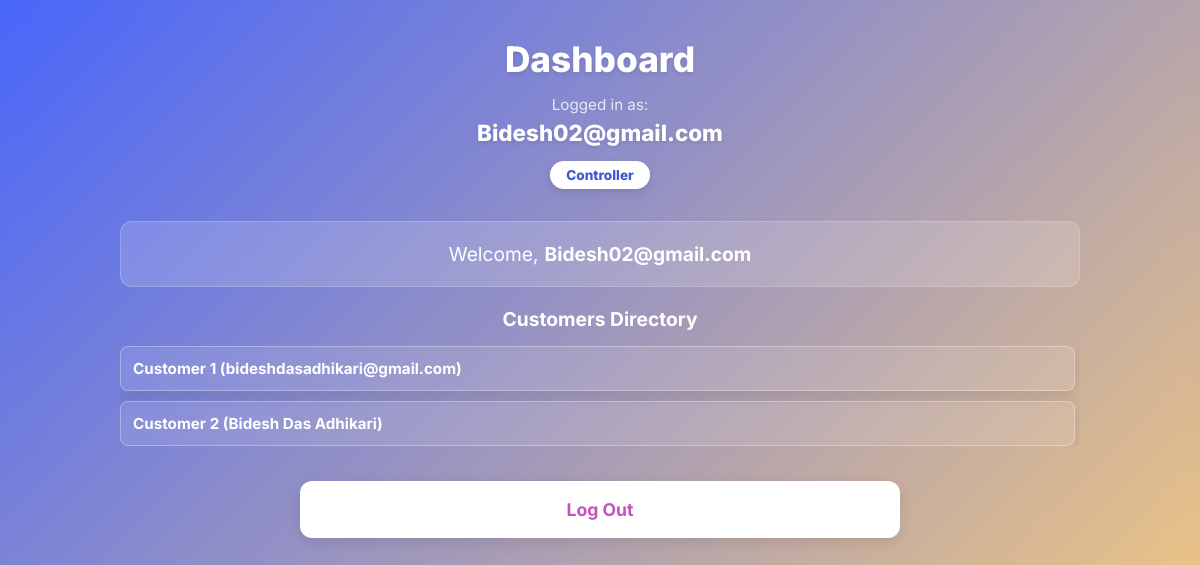
Before: / (signed in) with the older database file.
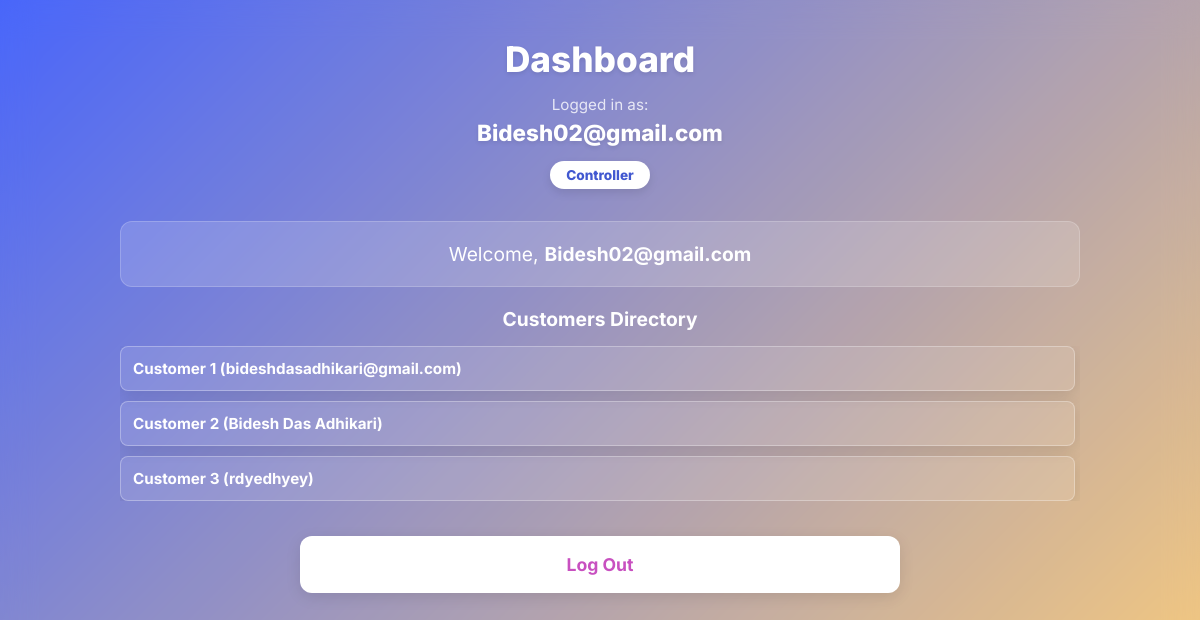
After: the same page with the newer database file.
### accounts/models.py (models this page shows, shortened)
class CustomUser(AbstractUser):
    class Role(models.TextChoices):
        CONTROLLER = 'CONTROLLER', 'Controller'
        CUSTOMER = 'CUSTOMER', 'Customer'
    username = None  # Use email as the unique identifier
    email = models.EmailField(unique=True)
    role = models.CharField(max_length=20, choices=Role.choices, default=Role.CUSTOMER)
    name = models.CharField(max_length=255, blank=True, null=True)
    age = models.PositiveIntegerField(blank=True, null=True)
    GENDER_CHOICES = [
        ('M', 'Male'),
        ('F', 'Female'),
        ('O', 'Other')
    ]
    gender = models.CharField(max_length=1, choices=GENDER_CHOICES, blank=True, null=True)
    phone_regex = RegexValidator(
        regex=r'^\+?1?\d{9,15}$',
        message="Phone number must be entered in the format: '+999999999'. Up to 15 digits allowed."
    )
    phone_number = models.CharField(validators=[phone_regex], max_length=17, blank=True, null=True)
    date_of_birth = models.DateField(blank=True, null=True)
    USERNAME_FIELD = 'email'
    REQUIRED_FIELDS = []
    objects = CustomUserManager()

### accounts/views.py (the view)
# urls.py: path('', views.HomeView.as_view(), name='home'),
class HomeView(LoginRequiredMixin, TemplateView):
    template_name = 'accounts/home.html'
    login_url = 'login'
    def get_context_data(self, **kwargs):
        context = super().get_context_data(**kwargs)
        if self.request.user.is_authenticated:
            if self.request.user.role == CustomUser.Role.CONTROLLER:
                context['customers'] = CustomUser.objects.filter(role=CustomUser.Role.CUSTOMER).prefetch_related('issues')
            elif self.request.user.role == CustomUser.Role.CUSTOMER:
                context['issue_form'] = IssueForm()
                context['my_issues'] = self.request.user.issues.all().order_by('-created_at')
        return context

### accounts/templates/accounts/home.html (shortened to what this page needs)
{% extends 'accounts/base.html' %}
{% block content %}
    <h2>Dashboard</h2>
    <div style="text-align: center; margin-bottom: 2rem;">
        <div style="font-size: 0.95rem; color: rgba(255,255,255,0.8);">Logged in as:</div>
        <div style="font-size: 1.4rem; font-weight: 800; margin-top: 5px; text-shadow: 0 2px 4px rgba(0,0,0,0.1);">{{ user.email }}</div>
        <div style="display: inline-block; padding: 6px 16px; background: #ffffff; color: #4158D0; border-radius: 20px; font-size: 0.85rem; font-weight: 800; margin-top: 15px; box-shadow: 0 4px 10px rgba(0,0,0,0.1);">
            {{ user.get_role_display }}
        </div>
    </div>
    {% if user.role == 'CUSTOMER' %}
        <div class="glass-card">
            <p><strong>Name:</strong> <span>{{ user.name|default:"N/A" }}</span></p>
            <p><strong>Age:</strong> <span>{{ user.age }}</span></p>
            <p><strong>Gender:</strong> <span>{{ user.get_gender_display }}</span></p>
            <p><strong>Phone:</strong> <span>{{ user.phone_number }}</span></p>
            <p><strong>DOB:</strong> <span>{{ user.date_of_birth }}</span></p>
        </div>
        <h3 style="margin-top: 20px; margin-bottom: 15px; font-size: 1.2rem; text-align: center;">My Issues</h3>
        <div style="background: rgba(255,255,255,0.05); padding: 15px; border-radius: 12px; margin-bottom: 20px;">
            <form method="post" action="{% url 'submit_issue' %}">
                {% csrf_token %}
                {{ issue_form.as_p }}
                <button type="submit" style="padding: 10px 20px; font-size: 1rem; width: 100%; margin-top: 10px;">Submit Issue</button>
            </form>
        </div>
        <div style="display: flex; flex-direction: column; gap: 10px; max-height: 200px; overflow-y: auto; padding-right: 5px; margin-bottom: 20px;">
            {% for issue in my_issues %}
                {% if issue.is_resolved %}
                    <div style="background: rgba(16,185,129,0.1); padding: 12px; border-radius: 8px; border-left: 4px solid #10b981; display: flex; justify-content: space-between; align-items: center;">
                        <div>
                            <p style="font-size: 0.95rem; margin-bottom: 5px; color: white;">{{ issue.description }}</p>
                            <span style="font-size: 0.75rem; color: rgba(255,255,255,0.7);">{{ issue.created_at|date:"M d, Y H:i" }} - <strong style="color: #10b981;">Solved</strong></span>
                        </div>
                    </div>
                {% else %}
                    <div style="background: rgba(239,68,68,0.1); padding: 12px; border-radius: 8px; border-left: 4px solid #ef4444; display: flex; justify-content: space-between; align-items: center;">
                        <div>
                            <p style="font-size: 0.95rem; margin-bottom: 5px; color: white;">{{ issue.description }}</p>
                            <span style="font-size: 0.75rem; color: rgba(255,255,255,0.7);">{{ issue.created_at|date:"M d, Y H:i" }} - <strong style="color: #ef4444;">Unsolved</strong></span>
                        </div>
                        <form method="post" action="{% url 'resolve_issue' issue.id %}">
                            {% csrf_token %}
                            <button type="submit" style="padding: 6px 12px; font-size: 0.8rem; background-color: #10b981; color: white; width: auto; margin: 0; box-shadow: none;">Mark Solved</button>
                        </form>
                    </div>
                {% endif %}
            {% empty %}
                <p style="text-align: center; color: rgba(255,255,255,0.7); font-size: 0.9rem;">You haven't submitted any issues yet.</p>
            {% endfor %}
        </div>
    {% elif user.role == 'CONTROLLER' %}
        <div class="glass-card" style="text-align: center;">
            <p style="justify-content: center; font-size: 1.2rem; border: none;">Welcome, <strong>{{ user.name|default:user.email }}</strong></p>
        </div>
        <h3 style="margin-bottom: 15px; font-size: 1.2rem; text-align: center;">Customers Directory</h3>
        <div style="display: flex; flex-direction: column; gap: 10px; max-height: 200px; overflow-y: auto; padding-right: 5px; margin-bottom: 20px;">
            {% for customer in customers %}
                <button type="button" onclick="showCustomer({{ customer.id }})" style="margin: 0; padding: 12px; font-size: 0.95rem; text-align: left; background-color: rgba(255,255,255,0.1); color: white; border: 1px solid rgba(255,255,255,0.3); border-radius: 8px;">
                    Customer {{ forloop.counter }} ({{ customer.name|default:customer.email }})
                </button>
            {% empty %}
                <p style="text-align: center; color: rgba(255,255,255,0.7);">No customers registered yet.</p>
            {% endfor %}
        </div>
    {% endif %}
    <form method="post" action="{% url 'logout' %}">
        <button type="submit">Log Out</button>
    </form>
{% endblock %}

### accounts/templates/accounts/base.html (shortened to what this page needs)
<!DOCTYPE html>
<html lang="en">
<head>
</head>
<body>
    <div class="container">
        {% block content %}{% endblock %}
    </div>
</body>
</html>

### accounts/templates/accounts/base.html (style rules this page uses)
* { box-sizing: border-box; margin: 0; padding: 0; font-family: 'Inter', system-ui, -apple-system, sans-serif; }
body { background: linear-gradient(-45deg, #4158D0, #C850C0, #FFCC70, #3f5efb); background-size: 300% 300%; animation: gradientBG 12s ease infinite; display: flex; justify-content: center; align-items: center; min-height: 100vh; color: #ffffff; }
.container { display: flex; flex-direction: column; width: 100vw; min-height: 100vh; background: rgba(255, 255, 255, 0.05); backdrop-filter: blur(16px); -webkit-backdrop-filter: blur(16px); padding: 40px 10%; animation: fadeIn 0.5s ease; }
h2 { font-size: 2.2rem; font-weight: 800; line-height: 1.1; text-align: center; text-shadow: 0 2px 4px rgba(0, 0, 0, 0.1); margin-bottom: 1rem; }
form { display: flex; flex-direction: column; gap: 15px; width: 100%; max-width: 600px; margin: 0 auto; }
p { display: flex; flex-direction: column; gap: 6px; }
button { padding: 18px 40px; background-color: #ffffff; color: #C850C0; border: none; border-radius: 12px; font-size: 1.1rem; font-weight: 700; cursor: pointer; white-space: nowrap; transition: all 0.3s ease; box-shadow: 0 4px 15px rgba(0, 0, 0, 0.1); margin-top: 15px; width: 100%; }
.glass-card { background: rgba(255, 255, 255, 0.15); border: 1px solid rgba(255, 255, 255, 0.2); padding: 20px; border-radius: 12px; margin-bottom: 20px; }
.glass-card p { flex-direction: row; justify-content: space-between; border-bottom: 1px solid rgba(255, 255, 255, 0.1); padding-bottom: 8px; margin-bottom: 8px; }
.glass-card p:last-child { border-bottom: none; margin-bottom: 0; padding-bottom: 0; }

Changed rows visible on the page:
added CustomUser: name "rdyedhyey"
